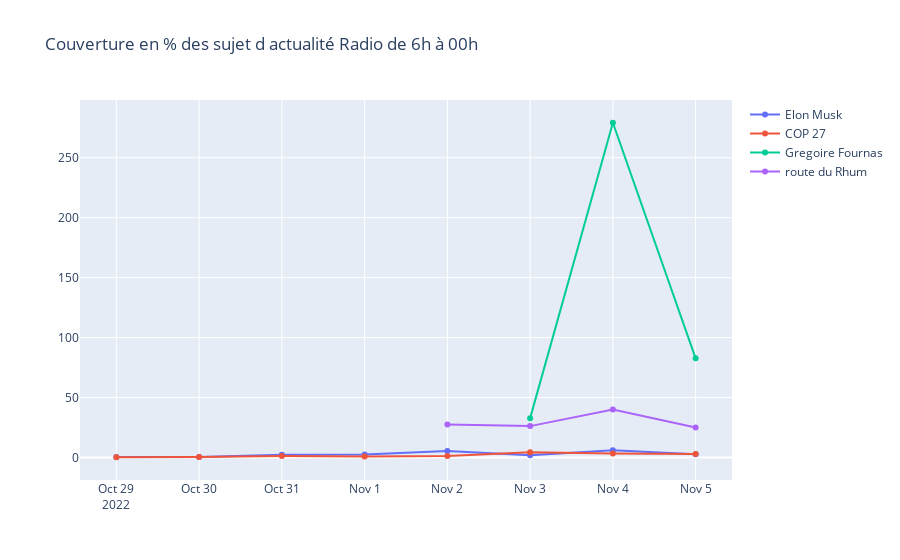

Here is the notebook cell this chart was saved with:
### Code cell
fig = go.Figure()
data_percentage_elon = get_percentage_per_day(data[(data.keyword == 'elonmusk')&data.radio])
data_percentage_cop27 = get_percentage_per_day(data[(data.keyword == 'cop27')&data.radio])
data_percentage_routeduRhum = get_percentage_per_day(data[(data.keyword == 'routeduRhum')&data.radio])
data_percentage_gregoirefournas = get_percentage_per_day(data[(data.keyword == 'gregoirefournas')&data.radio])
fig.add_trace(go.Scatter(y=data_percentage_elon, x=data_percentage_elon.index, name='Elon Musk'))
fig.add_trace(go.Scatter(y=data_percentage_cop27, x=data_percentage_cop27.index, name='COP 27'))
fig.add_trace(go.Scatter(y=data_percentage_gregoirefournas, x=data_percentage_gregoirefournas.index, name='Gregoire Fournas'))
fig.add_trace(go.Scatter(y=data_percentage_routeduRhum, x=data_percentage_routeduRhum.index, name='route du Rhum'))
fig.update_layout(title='Couverture en % des sujet d actualité Radio de 6h à 00h')
fig.show()

### Figure 1 — Plotly figure (JSON) as saved in the notebook; plotly's stock layout.template omitted (floating-point values rounded to 4 significant figures)
{"data": [{"name": "Elon Musk", "x": ["2022-10-29T00:00:00", "2022-10-30T00:00:00", "2022-10-31T00:00:00", "2022-11-01T00:00:00", "2022-11-02T00:00:00", "2022-11-03T00:00:00", "2022-11-04T00:00:00", "2022-11-05T00:00:00"], "y": [0.2546, 0.4398, 2.153, 2.477, 5.278, 1.806, 5.926, 2.593], "type": "scatter"}, {"name": "COP 27", "x": ["2022-10-29T00:00:00", "2022-10-30T00:00:00", "2022-10-31T00:00:00", "2022-11-01T00:00:00", "2022-11-02T00:00:00", "2022-11-03T00:00:00", "2022-11-04T00:00:00", "2022-11-05T00:00:00"], "y": [0.1449, 0.3865, 1.256, 0.7005, 1.256, 4.348, 3.357, 2.826], "type": "scatter"}, {"name": "Gregoire Fournas", "x": ["2022-11-03T00:00:00", "2022-11-04T00:00:00", "2022-11-05T00:00:00"], "y": [32.78, 279.2, 82.64], "type": "scatter"}, {"name": "route du Rhum", "x": ["2022-11-02T00:00:00", "2022-11-03T00:00:00", "2022-11-04T00:00:00", "2022-11-05T00:00:00"], "y": [27.5, 26.11, 39.91, 25], "type": "scatter"}], "layout": {"title": {"text": "Couverture en % des sujet d actualité Radio de 6h à 00h"}}}
